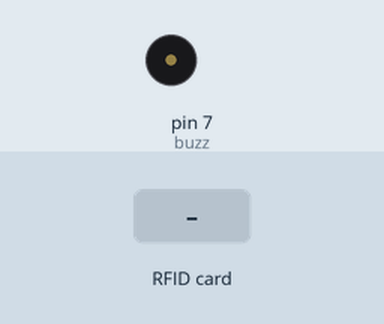
Simulated run of this sketch. Board: Arduino Uno, built with avr-gcc and run on an emulated ATmega328P. Parts: buzzer (waves = sounding, pin HIGH). The test bench sets the inputs (shaded band). Pins used as bus, display or sensor lines are not drawn; what the sketch prints to the serial monitor is not drawn.

Above: at 1.2 s.
1.3 s: RFID card 05 8D 04 AE AB 71 00 held to the reader
At 1.38 s:
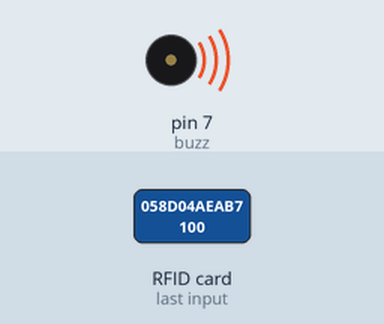
3.1 s: RFID card 05 8F 8E BF 5D C1 00 held to the reader
At 5.4 s:
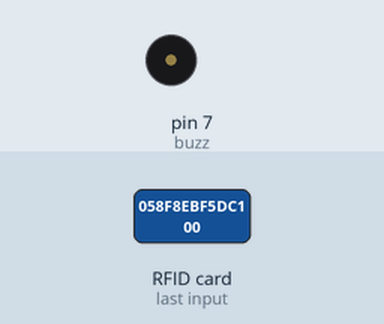
5.7 s: RFID card 5E 7A 19 C4 held to the reader
At 7.26 s:
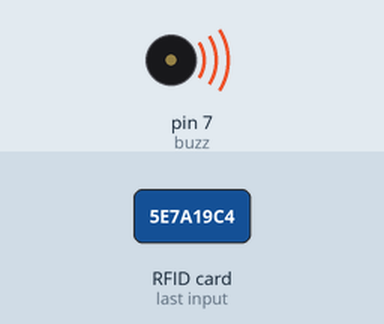
Timing chart, 0 to 8.9 s (numbered marks = the images above; inputs shaded):
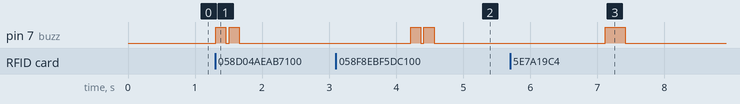

Measured:
- after the input at 1.3 s, pin 7 (buzz): alternates HIGH for 0.15 s and LOW for 0.05 s, 4 changes in all, then stays LOW, starting at once
- after the input at 3.1 s, pin 7 (buzz): alternates HIGH for 0.15 s and LOW for 0.05 s, 4 changes in all, then stays LOW, starting after 1.1 s
- after the input at 5.7 s, pin 7 (buzz): LOW → HIGH after 1.4 s, → LOW 0.30 s later

The sketch:

8.RFID.ino
```cpp
#include<SPI.h>
#include<MFRC522.h>

//inisialisi variable
#define SS_PIN 10
#define RST_PIN 9

int buzz = 7;
MFRC522 mfrc522(SS_PIN, RST_PIN);

void bener(){
  digitalWrite(buzz, HIGH);
  delay(150);
  digitalWrite(buzz, LOW);
  delay(50);
  digitalWrite(buzz, HIGH);
  delay(150);
  digitalWrite(buzz, LOW);
  delay(50);
}

void salah(){
  digitalWrite(buzz, HIGH);
  delay(300);
  digitalWrite(buzz,LOW);
  delay(50);
}

void setup() {
  // put your setup code here, to run once:
  Serial.begin(115200);
  SPI.begin();
  mfrc522.PCD_Init();

  pinMode(buzz, OUTPUT);
}

void loop() {
  // put your main code here, to run repeatedly:
  if(!mfrc522.PICC_IsNewCardPresent()){return;}
  if(!mfrc522.PICC_ReadCardSerial()){return;}

  //Show UID on Serial Monitor
  Serial.print("UID tag :");
  String content = "";
  byte letter;
  for(byte i = 0; i<mfrc522.uid.size; i++){
//    Serial.print(mfrc522.uid.uidByte[i],HEX);
//    content.concat(String(mfrc522.uid.uidByte[i]<0x10?"0"));
//    content.concat(String(mfrc522.uid.uidByte[i],HEX));
 Serial.print(mfrc522.uid.uidByte[i] < 0x10 ? " 0" : "");
 Serial.print(mfrc522.uid.uidByte[i], HEX);
 content.concat(String(mfrc522.uid.uidByte[i] < 0x10 ? " 0" : ""));
 content.concat(String(mfrc522.uid.uidByte[i], HEX));
  }
  Serial.println();
 Serial.print("Message : ");
 content.toUpperCase();
 if (content.substring(1) == "058D 04AEAB71 00") //Sesuaikan dengan ID kartu anda
 {
 bener();
 Serial.println("Seep valid");
 delay(2000);
 }else if (content.substring(1) == "058F8EBF5DC1 00"){
   bener();
 Serial.println("Seep valid2");
 delay(2000);
 }
 else{
  salah();
 Serial.println("Kartu Belum Terdaftar!");
 }
 Serial.println("Tempelkan Kartu!");
 delay(500); //Jeda waktu perulagan seama 500 mili detik
}
```
